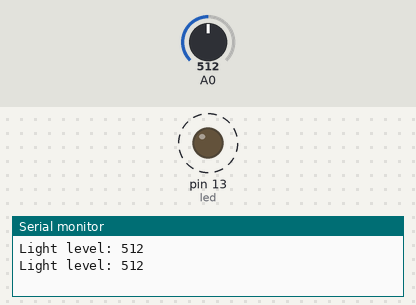
A sketch run on a simulated Arduino Uno, built with avr-gcc and run on an emulated ATmega328P. On the bench: output pins drawn as LEDs (lit = HIGH), the last lines printed to the serial monitor. Dashed ring = blinking. The test bench sets the inputs (shaded band); at power-on: A0 = 512.

Above: at 1.8 s.
1.9 s: A0 set to 0
At 2.6 s:
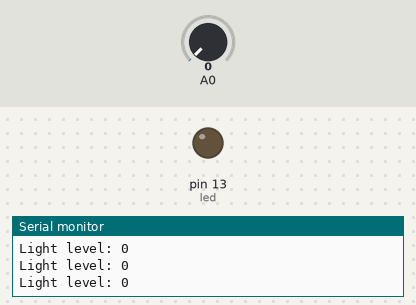
6.0 s: A0 set to 122
At 6.31 s:
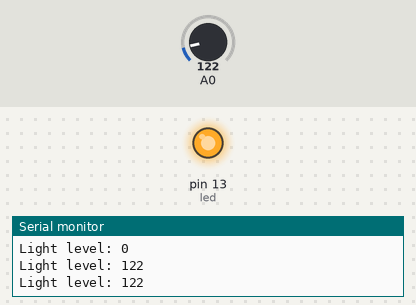
Timing chart, 0 to 15.5 s (numbered marks = the images above; inputs shaded):
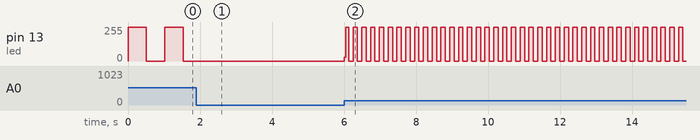

Measured:
- after the input at 1.9 s, pin 13 (led): stops changing and stays 0/255
- after the input at 6.0 s, pin 13 (led): 0/255 → 28/255 at once, then moves between 0/255 and 255/255, repeating every 0.24 s
- by itself, pin 13 (led): alternates 255/255 for 0.51 s and 0/255 for 0.51 s

The sketch:

lightlevel.ino
```cpp
int led = 13;
int lightLevel;

void setup()
{
  Serial.begin(38400);
  pinMode(led, OUTPUT);
}

void loop()
{
  lightLevel = analogRead(A0);
  Serial.print("Light level: ");
  Serial.println(lightLevel, DEC);
  digitalWrite(led, HIGH);
  delay(lightLevel);
  digitalWrite(led, LOW);
  delay(lightLevel);
}
```
